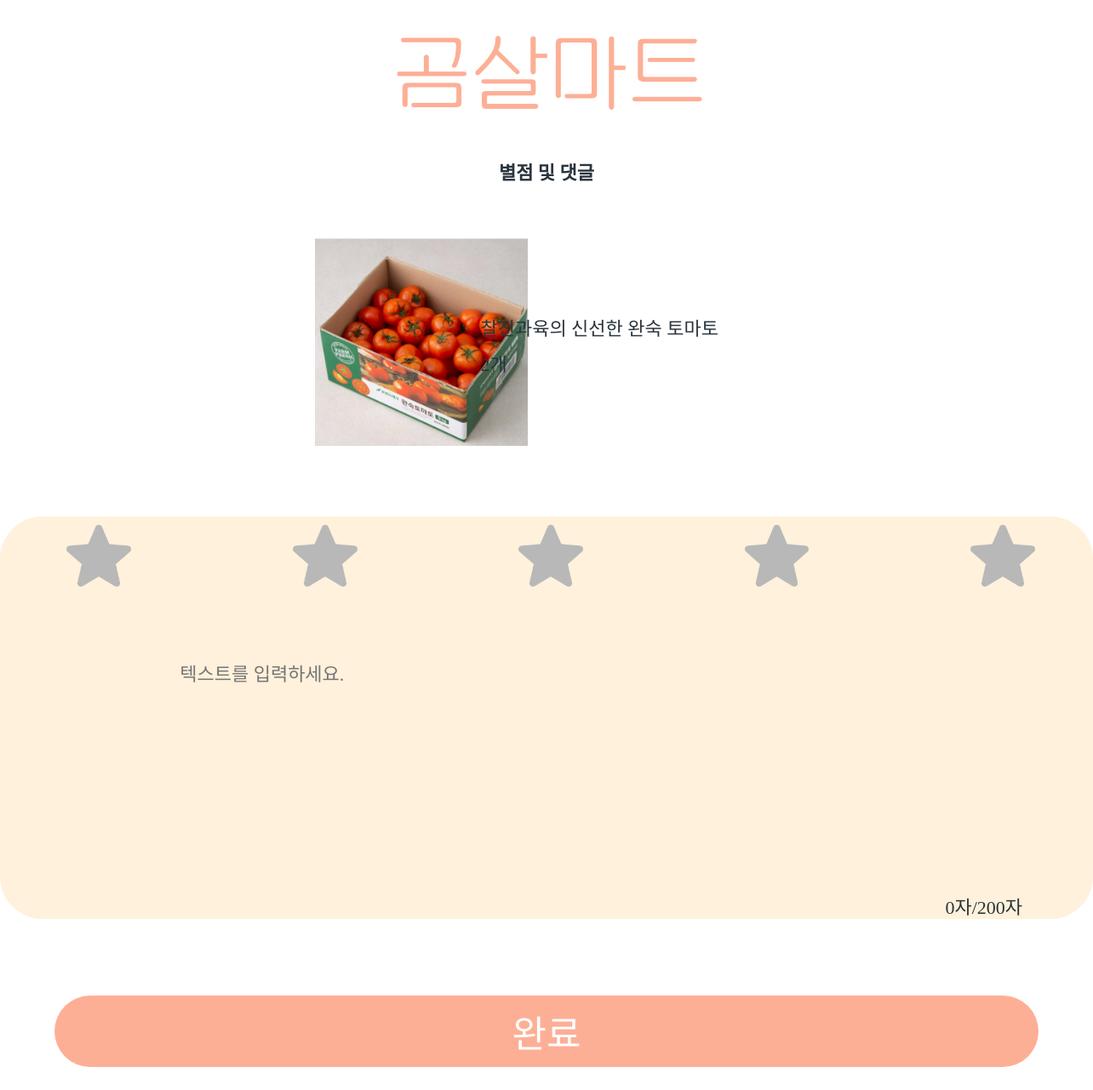
Screenshot of /comment/create/5/ (signed in) with the database file from the repository.
### shop/models.py (models this page shows, shortened)
class Product(models.Model):
    name = models.CharField(max_length=50, db_index=True) # 상품 이름
    slug = models.SlugField(max_length=50, db_index=True, allow_unicode=True) # 슬러그
    image = models.ImageField(upload_to='products/%Y/%m/%d', blank=True, default='default.png') # 상품 이미지
    description = models.TextField(blank=True) # 상품 설명
    meta_description = models.TextField(blank=True)
    delivery_date = models.IntegerField() # 배송일
    price = models.IntegerField() # 상품 가격
    stock = models.PositiveIntegerField() # 상품 재고
    available_display = models.BooleanField('Display', default=True) # 상품 전시
    available_order = models.BooleanField('Order', default=True) # 상품 주문
    created_at = models.DateTimeField(auto_now_add=True)
    updated_at = models.DateTimeField(auto_now=True)
    class Meta:
        ordering = ['-created_at']
        index_together = [['id', 'slug']]

### comment/views.py (the view)
# urls.py: path('create/<int:product_id>/', views.create_comment, name='create'),
@login_required
def create_comment(request, product_id):
    user = request.user
    product = get_object_or_404(Product, id=product_id)
    if request.method == 'POST':
        form = CommentForm(request.POST)
        if form.is_valid():
            comment = form.save(commit=False)
            comment.user = user
            comment.product = product
            comment.save()
            return redirect('shipping:shipping')
    else:
        form = CommentForm()
    context = {
        'form': form,
        'product_id': product_id,
        'product': product,
    }
    return render(request, 'comment/comment.html', context)

### comment/forms.py
class CommentForm(forms.ModelForm):
    class Meta:
        model = Comment
        fields = ['text', 'rating']

### comment/templates/comment/comment.html (shortened to what this page needs)
<!DOCTYPE html>
<html lang="en">
<head>
  {% load static %}
  <link rel="stylesheet" href="{% static 'css/comment.css' %}">
  {% block content %}
</head>
<body>
  <div class="logo">
    <a href="{% url 'shop:main' %}"><img src="{% static 'image/logo.png' %}" width="400px"></a>
  </div>
  <div class="title">
    <p><b>별점 및 댓글</b></p>
  </div>
  <div class="productContainer">
    <div class="image">
     <img src="{{ product.image.url }}" width="250px">
    </div>
    <div class="text">
      <p>{{ product.name }}</p>
      <p>2개</p>
    </div>
  </div>
  <form method="post" action="{% url 'comment:create' product_id=product_id %}">
  <div class="bigContainer">
    <div class="starContainer">
  <div class="rating-stars">
    <span class="star" data-value="1"><img src="{% static 'image/unstar.png' %}" class="star1"></span>
    <span class="star" data-value="2"><img src="{% static 'image/unstar.png' %}" class="star2"></span>
    <span class="star" data-value="3"><img src="{% static 'image/unstar.png' %}" class="star3"></span>
    <span class="star" data-value="4"><img src="{% static 'image/unstar.png' %}" class="star4"></span>
    <span class="star" data-value="5"><img src="{% static 'image/unstar.png' %}" class="star5"></span>
  </div>
</div>
    <div class="comment" >
      <div class="textAreaContainer">
        <textarea id="textBox" name="text" style="height:300px; resize: none;" maxlength="200" placeholder="텍스트를 입력하세요."></textarea>
      </div>
        <div class="textLengthWrap">
        <p class="textCount">0자</p>
        <p class="textTotal">/200자</p>
      </div>
    </div>
  </div>
    <div class="submitContainer">
      <button type="submit">완료</button>
    </div>
    </form>
  {% endblock %}
</body>
</html>

### static/css/comment.css (style rules this page uses)
* { margin: 0; padding: 0; font-family: 'HakgyoansimWoojuR'; font-size: 22px; color: #2A343D; }
html,body { width: 100%; height: 100%; background-color: #fff; position: relative; }
.logo img { display: block; margin: 0 auto; }
.title { display: flex; justify-content: center; position: relative; top: 1%; }
.productContainer { position: relative; display: flex; justify-content: space-evenly; padding: 6%; align-items: center; }
.image img { position: relative; left: 40%; }
.text { padding-left: 20px; display: flex; flex-direction: column; position: relative; left: -15%; }
.text p { margin: 5px 0; }
.bigContainer { background-color: #FFF1DB; border-radius: 50px; position: relative; }
.starContainer img { width: 5%; margin-top: 3%; }
.star1 { position: relative; left: 31%; }
.star2 { position: relative; left: 34%; }
.star3 { position: relative; left: 37%; }
.star4 { position: relative; left: 40%; }
.star5 { position: relative; left: 43%; }
.comment { display: flex; justify-content: center; }
#textBox { margin-top: 30%; width: 330%; position: relative; right: 100%; background-color: #FFF1DB; border: none; outline: none; }
.textLengthWrap { position: relative; bottom: 0; left: 30%; display: flex; align-items: flex-end; }
.submitContainer { text-align: center; }
.submitContainer button { background-color: #FDAF96; border-radius: 50px; color: #fff; border: none; padding: 10px 20px; display: inline-block; cursor: pointer; font-size: 200%; margin-top: 7%; margin-bottom: 5%; width: 90%; }

### comment/templates/comment/comment.html (style rules this page uses)
.rating-stars { display: flex; gap: 5px; align-items: center; justify-content: center; }
.rating-stars img { width: 30%; gap: 5px; }

### rows the page displays
Product: image (picture), name "찰진과육의 신선한 완숙 토마토"
